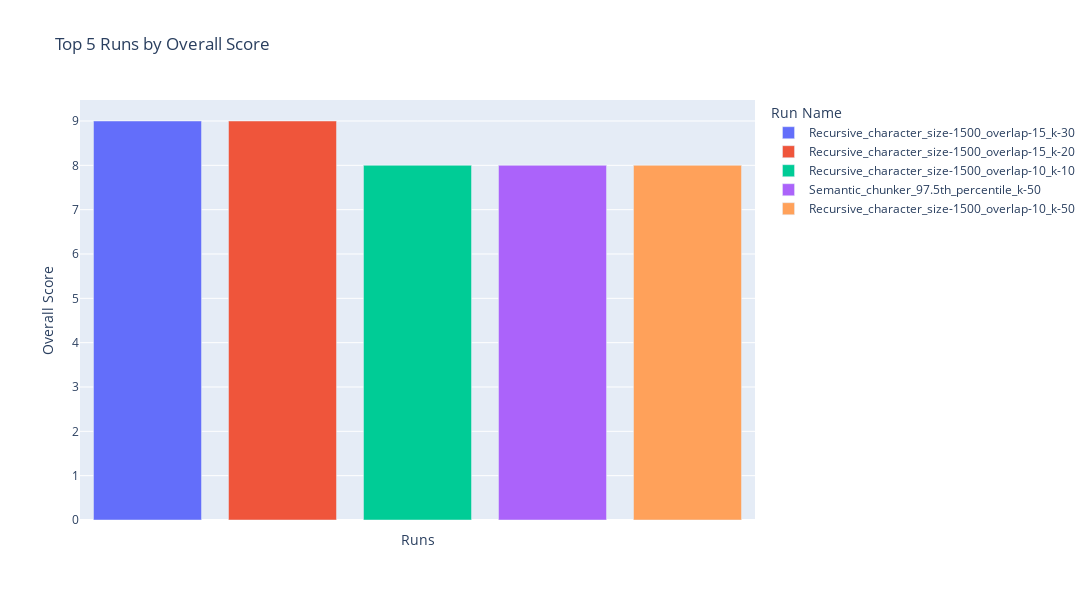

Notebook source saved alongside this figure:
### Markdown cell above
### Top 5 Runs

### Code cell
top_5_runs = df_runs.nlargest(5, 'metrics.overall_score')

fig = px.bar(
        top_5_runs,
        x='run_name',
        y='metrics.overall_score',
        color='run_name',
        title='Top 5 Runs by Overall Score',
        labels={'run_name': 'Run Name', 'metrics.overall_score': 'Overall Score'},
        height=600,
        width=1680
    )
fig.update_xaxes(
    showticklabels=False, 
    title_text="Runs"   
)
fig.show()

### Figure 1 — Plotly figure (JSON) as saved in the notebook; plotly's stock layout.template omitted (floating-point values rounded to 4 significant figures)
{"data": [{"hovertemplate": "Run Name=%{x}<br>Overall Score=%{y}<extra></extra>", "legendgroup": "Recursive_character_size-1500_overlap-15_k-30", "marker": {"color": "#636efa", "pattern": {"shape": ""}}, "name": "Recursive_character_size-1500_overlap-15_k-30", "orientation": "v", "showlegend": true, "textposition": "auto", "type": "bar", "x": ["Recursive_character_size-1500_overlap-15_k-30"], "xaxis": "x", "y": [9], "yaxis": "y"}, {"hovertemplate": "Run Name=%{x}<br>Overall Score=%{y}<extra></extra>", "legendgroup": "Recursive_character_size-1500_overlap-15_k-20", "marker": {"color": "#EF553B", "pattern": {"shape": ""}}, "name": "Recursive_character_size-1500_overlap-15_k-20", "orientation": "v", "showlegend": true, "textposition": "auto", "type": "bar", "x": ["Recursive_character_size-1500_overlap-15_k-20"], "xaxis": "x", "y": [9], "yaxis": "y"}, {"hovertemplate": "Run Name=%{x}<br>Overall Score=%{y}<extra></extra>", "legendgroup": "Recursive_character_size-1500_overlap-10_k-10", "marker": {"color": "#00cc96", "pattern": {"shape": ""}}, "name": "Recursive_character_size-1500_overlap-10_k-10", "orientation": "v", "showlegend": true, "textposition": "auto", "type": "bar", "x": ["Recursive_character_size-1500_overlap-10_k-10"], "xaxis": "x", "y": [8], "yaxis": "y"}, {"hovertemplate": "Run Name=%{x}<br>Overall Score=%{y}<extra></extra>", "legendgroup": "Semantic_chunker_97.5th_percentile_k-50", "marker": {"color": "#ab63fa", "pattern": {"shape": ""}}, "name": "Semantic_chunker_97.5th_percentile_k-50", "orientation": "v", "showlegend": true, "textposition": "auto", "type": "bar", "x": ["Semantic_chunker_97.5th_percentile_k-50"], "xaxis": "x", "y": [8], "yaxis": "y"}, {"hovertemplate": "Run Name=%{x}<br>Overall Score=%{y}<extra></extra>", "legendgroup": "Recursive_character_size-1500_overlap-10_k-50", "marker": {"color": "#FFA15A", "pattern": {"shape": ""}}, "name": "Recursive_character_size-1500_overlap-10_k-50", "orientation": "v", "showlegend": true, "textposition": "auto", "type": "bar", "x": ["Recursive_character_size-1500_overlap-10_k-50"], "xaxis": "x", "y": [8], "yaxis": "y"}], "layout": {"barmode": "relative", "height": 600, "legend": {"title": {"text": "Run Name"}, "tracegroupgap": 0}, "title": {"text": "Top 5 Runs by Overall Score"}, "width": 1680, "xaxis": {"anchor": "y", "categoryarray": ["Recursive_character_size-1500_overlap-15_k-30", "Recursive_character_size-1500_overlap-15_k-20", "Recursive_character_size-1500_overlap-10_k-10", "Semantic_chunker_97.5th_percentile_k-50", "Recursive_character_size-1500_overlap-10_k-50"], "categoryorder": "array", "domain": [0, 1], "showticklabels": false, "title": {"text": "Runs"}}, "yaxis": {"anchor": "x", "domain": [0, 1], "title": {"text": "Overall Score"}}}}
